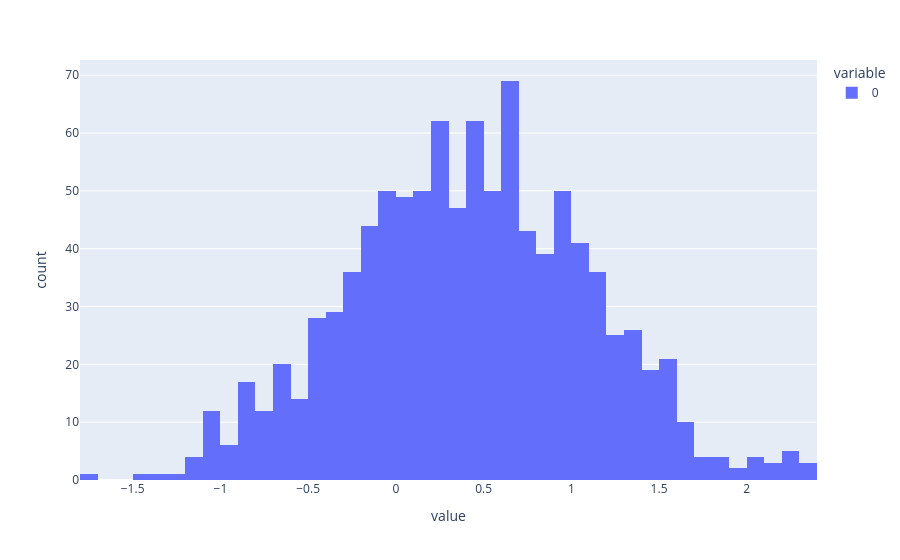

The cell this chart's notebook holds for it:
### Code cell
px.histogram(diffusion_steps_reverse[0])

### Figure 1 — Plotly figure (JSON) as saved in the notebook; plotly's stock layout.template omitted (floating-point values rounded to 4 significant figures; data arrays with more than 128 entries replaced by an {"elided": "..."} marker saying what was removed)
{"data": [{"alignmentgroup": "True", "bingroup": "x", "hovertemplate": "variable=0<br>value=%{x}<br>count=%{y}<extra></extra>", "legendgroup": "0", "marker": {"color": "#636efa", "pattern": {"shape": ""}}, "name": "0", "offsetgroup": "0", "orientation": "v", "showlegend": true, "type": "histogram", "x": {"elided": "1000 float values"}, "xaxis": "x", "yaxis": "y"}], "layout": {"barmode": "relative", "legend": {"title": {"text": "variable"}, "tracegroupgap": 0}, "margin": {"t": 60}, "xaxis": {"anchor": "y", "domain": [0, 1], "title": {"text": "value"}}, "yaxis": {"anchor": "x", "domain": [0, 1], "title": {"text": "count"}}}}
